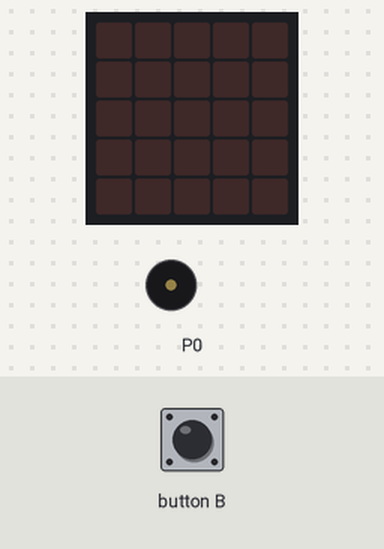
The program below on a simulated BBC micro:bit (MakeCode). Shown: the board's 5×5 LED display, buzzer (waves = sounding). The test bench sets the inputs (shaded band). Random numbers come from a fixed seed.

Above: at 1.2 s.
1.3 s: button B pressed for 0.15 s
At 2.6 s:
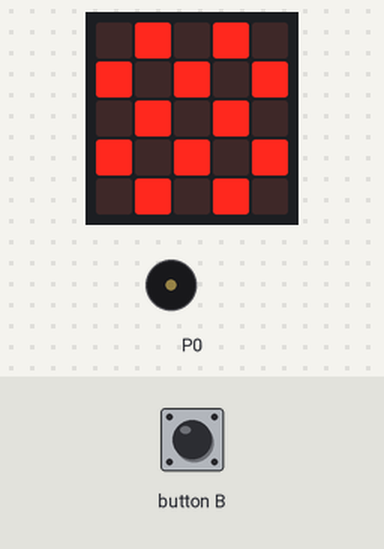
At 7.4 s:
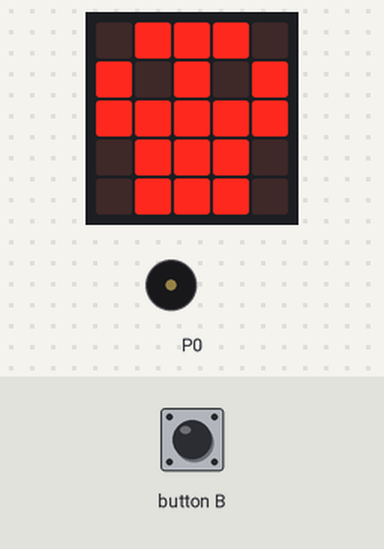
Timing chart, 0 to 8.9 s (numbered marks = the images above; inputs shaded):
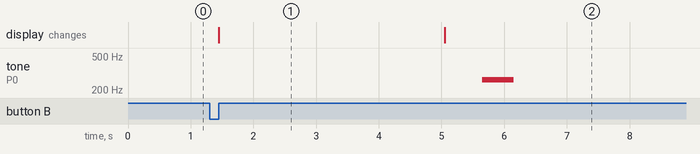

The program:

main.ts
```typescript
let timer = 0
input.onButtonPressed(Button.B, function () {
    timer = randint(1, 15)
    basic.showIcon(IconNames.Chessboard)
    while (timer > 0) {
        timer += -1
        basic.pause(1000)
    }
    basic.showIcon(IconNames.Skull)
    music.playMelody("C - - - - - - - ", 120)
})
basic.forever(function () {

})
```

test.ts
```typescript
// les tests vont ici ; cela ne sera pas compilé si ce paquet est utilisé en tant qu'extension.
```

Measured:
- after the input at 1.3 s, tone on P0: silent → 262 Hz after 4.4 s, → silent 0.50 s later; the display: changes after 0.15 s (image 1)
- what the display in image 1 shows lasts 3.6 s, from 1.5 s to 5.1 s
